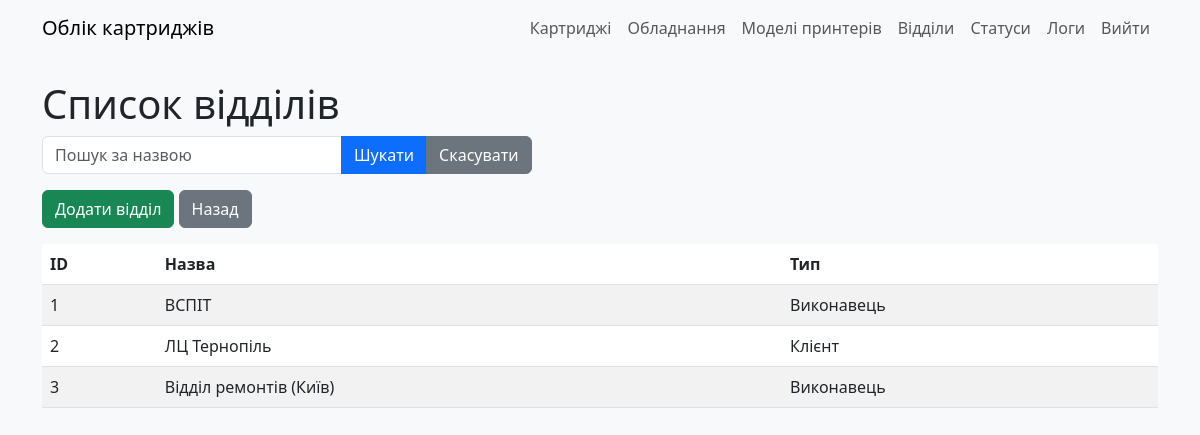
The app's page /refill_depts (signed in), older data.
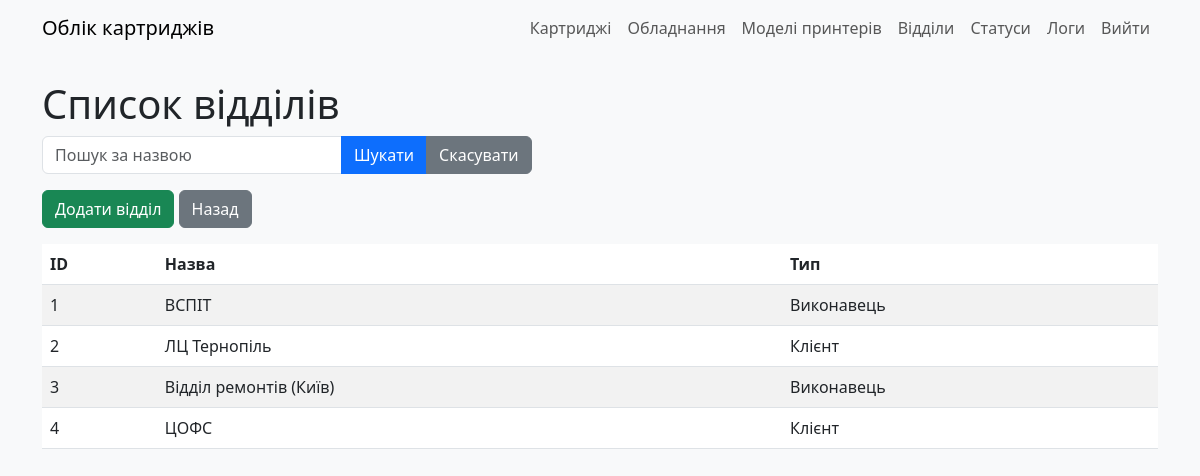
The same page, newer data.
### models.py (models this page shows)
class RefillDept(db.Model):
    __tablename__ = "refill_dept"
    id: Mapped[int] = mapped_column(primary_key=True)
    deptname: Mapped[str] = mapped_column(String(30))
    is_exec: Mapped[int] = mapped_column(Integer, server_default=literal(0))
    user_updated: Mapped[int] = mapped_column(ForeignKey(User.id))
    time_updated: Mapped[DateTime] = mapped_column(DateTime, server_default=func.now())

### app.py (the view)
@app.route('/refill_depts')
@login_required
def refill_depts():
    search = request.args.get('search', '')
    depts = RefillDept.query.filter(RefillDept.deptname.ilike(f'%{search}%')).all()
    return render_template('refill_depts.html', depts=depts, search=search)

### app.py (called while the page is built)
@login_manager.user_loader
def load_user(user_id):
    return User.query.get(int(user_id))

### templates/refill_depts.html (shortened to what this page needs)
{% extends "base.html" %}
{% block content %}
    <h1>Список відділів</h1>
    <form method="GET" class="mb-3">
        <div class="input-group">
            <input type="text" name="search" class="form-control" placeholder="Пошук за назвою" value="{{ search }}">
            <button type="submit" class="btn btn-primary">Шукати</button>
            <a href="{{ url_for('refill_depts') }}" class="btn btn-secondary">Скасувати</a>
        </div>
    </form>
    <div class="mb-3">
        <a href="{{ url_for('add_refill_dept') }}" class="btn btn-success">Додати відділ</a>
        <a href="{{ url_for('index') }}" class="btn btn-secondary">Назад</a>
    </div>
    <table class="table table-striped">
        <thead>
            <tr>
                <th>ID</th>
                <th>Назва</th>
                <th>Тип</th>
            </tr>
        </thead>
        <tbody>
            {% for dept in depts %}
            <tr>
                <td>{{ dept.id }}</td>
                <td>{{ dept.deptname }}</td>
                <td>{{ 'Виконавець' if dept.is_exec else 'Клієнт' }}</td>
            </tr>
            {% endfor %}
        </tbody>
    </table>
{% endblock %}

Row changes from the older to the newer data that the page shows:
added RefillDept: id "4", deptname "ЦОФС", is_exec "Клієнт"
